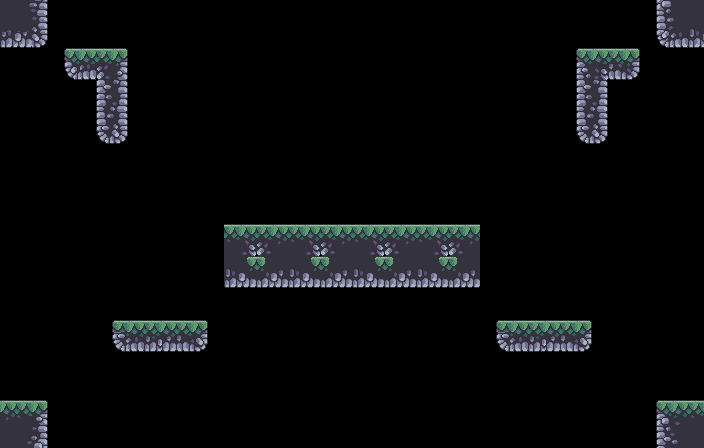

A level layout from a 2D game, rendered from its tile map. Below: a short description, then the map file with its tile-grid data intact:
An orthogonal 44x28 tile map with 16x16 px tiles, 1 tile layer (Calque de Tuiles 1) and 25 objects (23x collision, 2x spawn).

<map version="1.5" tiledversion="1.7.2" orientation="orthogonal" renderorder="right-down" width="44" height="28" tilewidth="16" tileheight="16" infinite="0" nextlayerid="3" nextobjectid="35">
 <tileset firstgid="1" source="../Terrain (32x32).tsx" />
 <layer id="1" name="Calque de Tuiles 1" width="44" height="28">
  <data encoding="csv">
106,107,108,0,0,0,0,0,0,0,0,0,0,0,0,0,0,0,0,0,0,0,0,0,0,0,0,0,0,0,0,0,0,0,0,0,0,0,0,0,0,103,104,105,
140,141,142,0,0,0,0,0,0,0,0,0,0,0,0,0,0,0,0,0,0,0,0,0,0,0,0,0,0,0,0,0,0,0,0,0,0,0,0,0,0,137,138,139,
173,174,176,0,0,0,0,0,0,0,0,0,0,0,0,0,0,0,0,0,0,0,0,0,0,0,0,0,0,0,0,0,0,0,0,0,0,0,0,0,0,171,172,173,
0,0,0,0,281,224,225,10,0,0,0,0,0,0,0,0,0,0,0,0,0,0,0,0,0,0,0,0,0,0,0,0,0,0,0,0,281,224,225,282,0,0,0,0,
0,0,0,0,315,172,121,44,0,0,0,0,0,0,0,0,0,0,0,0,0,0,0,0,0,0,0,0,0,0,0,0,0,0,0,0,43,124,175,316,0,0,0,0,
0,0,0,0,0,0,77,78,0,0,0,0,0,0,0,0,0,0,0,0,0,0,0,0,0,0,0,0,0,0,0,0,0,0,0,0,77,78,0,0,0,0,0,0,
0,0,0,0,0,0,111,112,0,0,0,0,0,0,0,0,0,0,0,0,0,0,0,0,0,0,0,0,0,0,0,0,0,0,0,0,111,112,0,0,0,0,0,0,
0,0,0,0,0,0,145,146,0,0,0,0,0,0,0,0,0,0,0,0,0,0,0,0,0,0,0,0,0,0,0,0,0,0,0,0,145,146,0,0,0,0,0,0,
0,0,0,0,0,0,179,180,0,0,0,0,0,0,0,0,0,0,0,0,0,0,0,0,0,0,0,0,0,0,0,0,0,0,0,0,179,180,0,0,0,0,0,0,
0,0,0,0,0,0,0,0,0,0,0,0,0,0,0,0,0,0,0,0,0,0,0,0,0,0,0,0,0,0,0,0,0,0,0,0,0,0,0,0,0,0,0,0,
0,0,0,0,0,0,0,0,0,0,0,0,0,0,0,0,0,0,0,0,0,0,0,0,0,0,0,0,0,0,0,0,0,0,0,0,0,0,0,0,0,0,0,0,
0,0,0,0,0,0,0,0,0,0,0,0,0,0,0,0,0,0,0,0,0,0,0,0,0,0,0,0,0,0,0,0,0,0,0,0,0,0,0,0,0,0,0,0,
0,0,0,0,0,0,0,0,0,0,0,0,0,0,0,0,0,0,0,0,0,0,0,0,0,0,0,0,0,0,0,0,0,0,0,0,0,0,0,0,0,0,0,0,
0,0,0,0,0,0,0,0,0,0,0,0,0,0,0,0,0,0,0,0,0,0,0,0,0,0,0,0,0,0,0,0,0,0,0,0,0,0,0,0,0,0,0,0,
0,0,0,0,0,0,0,0,0,0,0,0,0,0,223,224,225,226,223,224,225,226,223,224,225,226,223,224,225,226,0,0,0,0,0,0,0,0,0,0,0,0,0,0,
0,0,0,0,0,0,0,0,0,0,0,0,0,0,257,258,259,260,257,258,259,260,257,258,259,260,257,258,259,260,0,0,0,0,0,0,0,0,0,0,0,0,0,0,
0,0,0,0,0,0,0,0,0,0,0,0,0,0,291,292,293,294,291,292,293,294,291,292,293,294,291,292,293,294,0,0,0,0,0,0,0,0,0,0,0,0,0,0,
0,0,0,0,0,0,0,0,0,0,0,0,0,0,325,326,327,328,325,326,327,328,325,326,327,328,325,326,327,328,0,0,0,0,0,0,0,0,0,0,0,0,0,0,
0,0,0,0,0,0,0,0,0,0,0,0,0,0,0,0,0,0,0,0,0,0,0,0,0,0,0,0,0,0,0,0,0,0,0,0,0,0,0,0,0,0,0,0,
0,0,0,0,0,0,0,0,0,0,0,0,0,0,0,0,0,0,0,0,0,0,0,0,0,0,0,0,0,0,0,0,0,0,0,0,0,0,0,0,0,0,0,0,
0,0,0,0,0,0,0,273,274,275,276,277,278,0,0,0,0,0,0,0,0,0,0,0,0,0,0,0,0,0,0,273,274,275,276,277,278,0,0,0,0,0,0,0,
0,0,0,0,0,0,0,307,308,309,310,311,312,0,0,0,0,0,0,0,0,0,0,0,0,0,0,0,0,0,0,307,308,309,310,311,312,0,0,0,0,0,0,0,
0,0,0,0,0,0,0,0,0,0,0,0,0,0,0,0,0,0,0,0,0,0,0,0,0,0,0,0,0,0,0,0,0,0,0,0,0,0,0,0,0,0,0,0,
0,0,0,0,0,0,0,0,0,0,0,0,0,0,0,0,0,0,0,0,0,0,0,0,0,0,0,0,0,0,0,0,0,0,0,0,0,0,0,0,0,0,0,0,
0,0,0,0,0,0,0,0,0,0,0,0,0,0,0,0,0,0,0,0,0,0,0,0,0,0,0,0,0,0,0,0,0,0,0,0,0,0,0,0,0,0,0,0,
4,5,6,0,0,0,0,0,0,0,0,0,0,0,0,0,0,0,0,0,0,0,0,0,0,0,0,0,0,0,0,0,0,0,0,0,0,0,0,0,0,1,2,3,
38,39,40,0,0,0,0,0,0,0,0,0,0,0,0,0,0,0,0,0,0,0,0,0,0,0,0,0,0,0,0,0,0,0,0,0,0,0,0,0,0,35,36,37,
72,73,74,0,0,0,0,0,0,0,0,0,0,0,0,0,0,0,0,0,0,0,0,0,0,0,0,0,0,0,0,0,0,0,0,0,0,0,0,0,0,69,70,71
</data>
 </layer>
 <objectgroup id="2" name="Calque d'Objets 1">
  <object id="1" name="wall" type="collision" x="0" y="0" width="48" height="42" />
  <object id="2" name="ceilling" type="collision" x="0" y="0" width="42.5" height="48" />
  <object id="6" name="wall" type="collision" x="0" y="406.333" width="48" height="41.6667" />
  <object id="8" name="ground" type="collision" x="0" y="400" width="42.3333" height="48" />
  <object id="10" name="spawn_player" type="spawn" x="416" y="224">
   <point />
  </object>
  <object id="13" name="ground" type="collision" x="660.667" y="400" width="43.3333" height="48" />
  <object id="15" name="wall" type="collision" x="656" y="405.667" width="48" height="42.3333" />
  <object id="16" name="ceilling" type="collision" x="661.333" y="0" width="42.6667" height="48" />
  <object id="17" name="wall" type="collision" x="656" y="0" width="48" height="42" />
  <object id="18" name="object_map" type="spawn" x="352" y="224">
   <point />
  </object>
  <object id="19" name="ground" type="collision" x="230" y="224" width="245.333" height="32" />
  <object id="20" name="ceilling" type="collision" x="230" y="256" width="246" height="32" />
  <object id="21" name="platform" type="collision" x="112" y="320" width="96" height="32" />
  <object id="22" name="platform" type="collision" x="496" y="320" width="96" height="32" />
  <object id="23" name="ground" type="collision" x="70.6667" y="48" width="48.6667" height="24.6667" />
  <object id="24" name="wall" type="collision" x="96" y="54.6667" width="32" height="82.6667" />
  <object id="25" name="wall" type="collision" x="64" y="54.6667" width="32" height="19.3333" />
  <object id="26" name="ceilling" type="collision" x="70" y="60" width="26" height="20" />
  <object id="28" name="ceilling" type="collision" x="101.333" y="112" width="20" height="32" />
  <object id="29" name="wall" type="collision" x="224" y="232.667" width="256" height="48.6667" />
  <object id="30" name="wall" type="collision" x="576" y="54" width="32" height="82" />
  <object id="31" name="wall" type="collision" x="608" y="54" width="32" height="18" />
  <object id="32" name="ground" type="collision" x="582.667" y="48" width="50" height="26" />
  <object id="33" name="ceilling" type="collision" x="582" y="112" width="18.6667" height="32" />
  <object id="34" name="ceilling" type="collision" x="608" y="56" width="22.6667" height="24" />
 </objectgroup>
</map>
